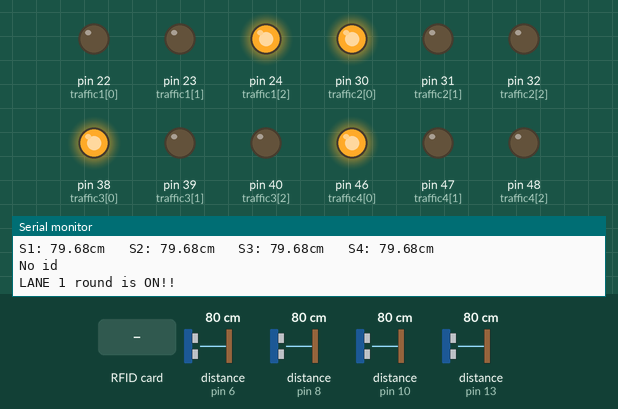
The sketch below on a simulated Arduino Mega 2560, built with avr-gcc and run on an emulated ATmega2560. On the bench: output pins drawn as LEDs (lit = HIGH), the last lines printed to the serial monitor. Wiring (inferred from the names in the program): 4 × ultrasonic range finder: trigger pin 7, echo pin 6 / trigger pin 9, echo pin 8 / trigger pin 11, echo pin 10 / trigger pin 12, echo pin 13. The test bench sets the inputs (shaded band); at power-on: distance to the obstacle (sensors on pin 6, pin 8, pin 10, pin 13) 80 cm. The echo pulse lasts 58.3 µs per cm; pins used as bus, display or sensor lines are not drawn.

Above: at 1.2 s.
1.3 s: distance to the obstacle (sensor on pin 6) set to 23 cm
15.1 s: distance to the obstacle (sensor on pin 6) set to 18 cm
At 16.8 s:
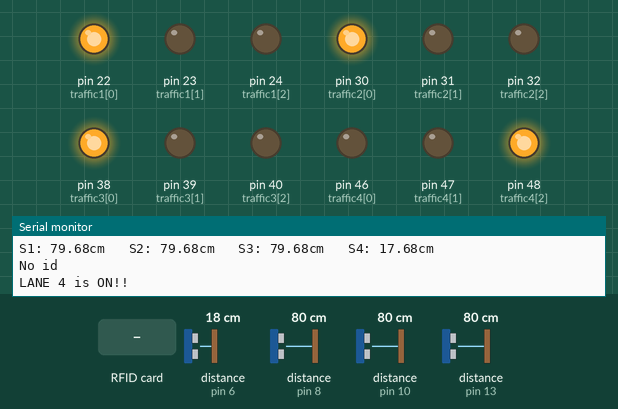
25.7 s: distance to the obstacle (sensor on pin 8) set to 22 cm
33.4 s: distance to the obstacle (sensor on pin 8) set to 18 cm
At 39.3 s:
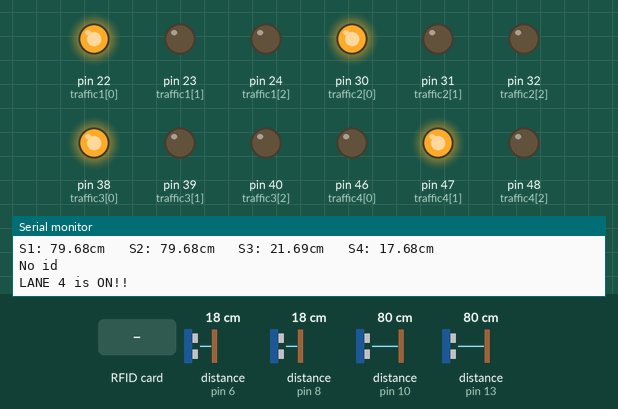
47.2 s: RFID card F3 60 56 1A held to the reader
At 49.3 s:
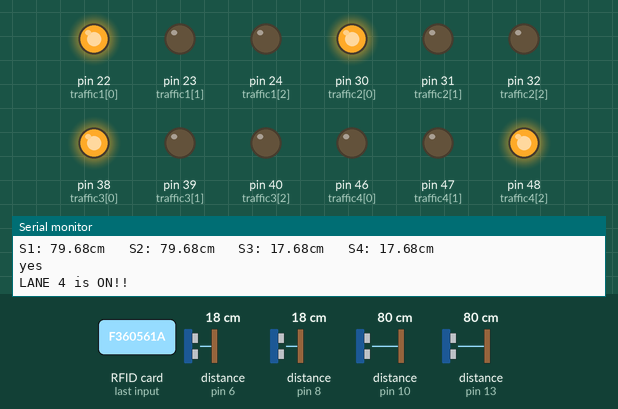
53.2 s: RFID card 03 B0 63 A2 held to the reader
At 63.6 s:
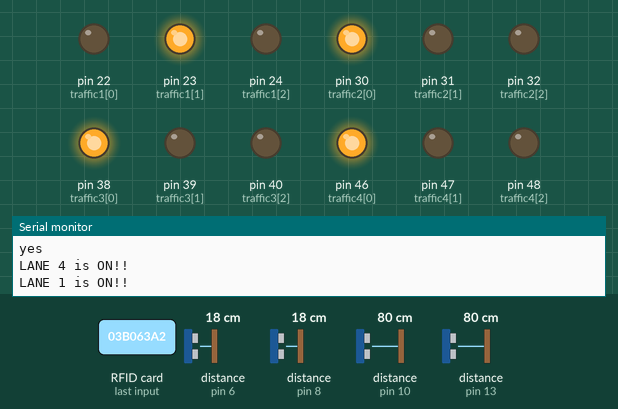
Timing chart, 0 to 65.9 s (numbered marks = the images above; inputs shaded):
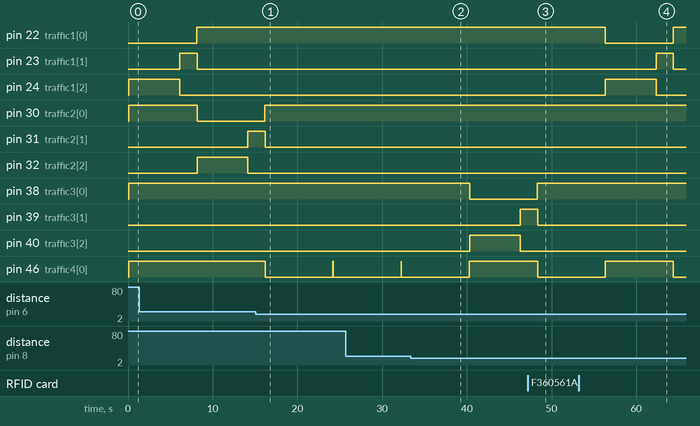

Measured:
- the behaviour switches between 21 and 20 cm on distance to the obstacle (sensor on pin 6) (found by bisection; images 0 and 1)
- the behaviour switches between 21 and 20 cm on distance to the obstacle (sensor on pin 8) (found by bisection; images 1 and 2)
- after the input at 15.1 s, pin 38 (traffic3[0]): stays HIGH (without the input it goes to LOW after 1.1 s); pin 39 (traffic3[1]): stays LOW (without the input it goes to HIGH after 7.1 s)
- after the input at 33.4 s, pin 38 (traffic3[0]): HIGH → LOW after 6.9 s; pin 39 (traffic3[1]): LOW → HIGH after 12.9 s; pin 40 (traffic3[2]): LOW → HIGH after 6.9 s, → LOW 6.0 s later; pin 46 (traffic4[0]): goes on until 40.3 s, then stays HIGH; pin 47 (traffic4[1]): goes on until 40.3 s, then stays LOW
- after the input at 47.2 s, pin 38 (traffic3[0]): goes on until 48.3 s, then stays HIGH; pin 40 (traffic3[2]): stays LOW (without the input it goes to HIGH after 1.2 s); pin 46 (traffic4[0]): HIGH → LOW after 1.2 s; pin 48 (traffic4[2]): LOW → HIGH after 1.2 s
- after the input at 53.2 s, pin 38 (traffic3[0]): stays HIGH (without the input it goes to LOW after 11.2 s); pin 40 (traffic3[2]): stays LOW (without the input it goes to HIGH after 11.2 s)

The sketch:

complete_code_with_RFID.ino
```cpp
#include<TimerOne.h>
#include <Servo.h>
#include <SPI.h>
#include <mfrc522.h>
#define SS_PIN 53
#define RST_PIN 5
byte readCard[4];
String tag[] = {"F360561A","03B063A2","42C1F339","3450CE30"};  // Replace this with the UID of your tag!!!

String tagID = "";
MFRC522 mfrc522(SS_PIN, RST_PIN); // Create MFRC522 instance

volatile int e = 0;

// traffic lights - R,Y,G
int traffic1[] = {22,23,24};
int traffic2[] = {30,31,32};
int traffic3[] = {38,39,40};
int traffic4[] = {46,47,48};

volatile int trig[] = {12,11,9,7};
volatile int echo[] = {13,10,8,6};

volatile float distance[4] = {0,0,0,0};
// volatile int pos[3] = {-45,0,45};
volatile long duration;

int distance_required = 20;

float threshold = 20;

// int e[] = {0,0,0,0};
int yellowdelay = 2000;
int greendelay = 6000;
int reddelay = 3000;
int temp = 0;

void setup() {

  // put your setup code here, to run once:
  Serial.begin(115200);
  Timer1.initialize(1000000000);
  // Timer1.attachInterrupt(detection);
  for(int i=0;i<=2;i++){
    pinMode(traffic1[i],OUTPUT);
    pinMode(traffic2[i],OUTPUT);
    pinMode(traffic3[i],OUTPUT);
    pinMode(traffic4[i],OUTPUT);
  }

  for(int i=0;i<=3;i++){
    pinMode(trig[i],OUTPUT);
    pinMode(echo[i],INPUT);
  }

  SPI.begin(); // SPI bus
  mfrc522.PCD_Init(); // Initialise MFRC522
  // Serial.println("Please scan your RFID TAG");


}


void loop() {
  // traffic light management in lane
  // Serial.println(threshold);
  detection();
  if(threshold>=distance[0] || tagID==tag[0]){
    Serial.println("LANE 1 is ON!!");
    trafficlane1();
  }
  else if(threshold>=distance[1] || tagID==tag[1]){
    Serial.println("LANE 2 is ON!!");
    trafficlane2();
  }

  else if(threshold>=distance[2] || tagID==tag[2]){
    Serial.println("LANE 3 is ON!!");
    trafficlane3();
  }

  else if(threshold>=distance[3] || tagID==tag[3]){
    Serial.println("LANE 4 is ON!!");
    trafficlane4();

  }
  else{
    if (temp == 0){
        Serial.println("LANE 1 round is ON!!");
          trafficlane1();
          temp = temp + 1;
      }
    else if(temp == 1){
        Serial.println("LANE 2 round is ON!!");
          trafficlane2();
          temp = temp + 1;
      }
    else if (temp == 2){
      Serial.println("LANE 3 round is ON!!");
          trafficlane3();
          temp = temp + 1;
      }
    else if (temp>2){
      Serial.println("LANE 4 round is ON!!");
          trafficlane4();
    temp = 0;
      }
 }

 tagID = "" ;
}

void detection(){
  //lane 1,2,3,4 ultrasonic detection of vehicle

  for(int i=0 ; i<4;i++){
    distance[i] = 0;
    digitalWrite(trig[i],LOW);
    delayMicroseconds(2);
    digitalWrite(trig[i],HIGH);
    delayMicroseconds(10);
    digitalWrite(trig[i],LOW);
    duration = pulseIn(echo[i],HIGH);
    distance[i] += (duration * 0.0343)/2;

    Serial.print("S");
    Serial.print(i+1);
    Serial.print(": ");
    Serial.print(distance[i]);
    Serial.print("cm   ");
    Serial.flush();
    Serial1.print("\n");

    }
  Serial.println("");
  readID();
}

void trafficlane1(){
  //lane1
  reset_lanes();
  digitalWrite(traffic1[0],LOW);
  digitalWrite(traffic1[2],HIGH);
  delay(greendelay);
  digitalWrite(traffic1[2],LOW);
  digitalWrite(traffic1[1],HIGH);
  delay(yellowdelay);
  digitalWrite(traffic1[0],HIGH);

}
void trafficlane2(){
  //lane2
  reset_lanes();
  digitalWrite(traffic2[0],LOW);
  digitalWrite(traffic2[2],HIGH);
  delay(greendelay);
  digitalWrite(traffic2[2],LOW);
  digitalWrite(traffic2[1],HIGH);
  delay(yellowdelay);
  digitalWrite(traffic2[0],HIGH);

}
void trafficlane3(){
  //lane3
  reset_lanes();
  digitalWrite(traffic3[0],LOW);
  digitalWrite(traffic3[2],HIGH);
  delay(greendelay);
  digitalWrite(traffic3[2],LOW);
  digitalWrite(traffic3[1],HIGH);
  delay(yellowdelay);
  digitalWrite(traffic3[0],HIGH);

}
void trafficlane4(){
  //lane4
  reset_lanes();
  digitalWrite(traffic4[0],LOW);
  digitalWrite(traffic4[2],HIGH);
  delay(greendelay);
  digitalWrite(traffic4[2],LOW);
  digitalWrite(traffic4[1],HIGH);
  delay(yellowdelay);
  digitalWrite(traffic4[0],HIGH);

}
bool ev(int e){
  while(readID()){
    for(int i;i<4;i++){
      if(i!=e){
        if(tagID==tag[i]){
          Serial.println(tagID);
          return true;
        }
      }
    }
    return false;

  }
}

bool vehicles_other_lanes(int i){
  bool flag = false;
  for(int y=0; y<=3; y++){
    if(i!=y){
      flag|=distance[y]<threshold;
    }
  }
  return flag;
}
bool readID(){
    //Check if a new tag is detected or not. If not return.
    if ( ! mfrc522.PICC_IsNewCardPresent())
    {
      Serial.println("No id");
      return false;
    }
    //Check if a new tag is readable or not. If not return.
    if ( ! mfrc522.PICC_ReadCardSerial())
    {
      Serial.println("Wrong id");
      return false;
    }
    Serial.println("yes");
    if(tagID==tag[0]){
    Serial.println("LANE 1 is ON!!");
    trafficlane1();
  }
  else if(tagID==tag[1]){
    Serial.println("LANE 2 is ON!!");
    trafficlane2();
  }

  else if(tagID==tag[2]){
    Serial.println("LANE 3 is ON!!");
    trafficlane3();
  }

  else if(threshold>=distance[3] || tagID==tag[3]){
    Serial.println("LANE 4 is ON!!");
    trafficlane4();

  }
    tagID = "";
    // Read the 4 byte UID
    for ( uint8_t i = 0; i < 4; i++)
    {
      //readCard[i] = mfrc522.uid.uidByte[i];
      tagID.concat(String(mfrc522.uid.uidByte[i], HEX)); // Convert the UID to a single String
    }
    tagID.toUpperCase();
    mfrc522.PICC_HaltA(); // Stop reading
    return true;
}

void reset_lanes(){
  for(int i=1;i<3;i++){
    digitalWrite(traffic1[i],LOW);
    digitalWrite(traffic2[i],LOW);
    digitalWrite(traffic3[i],LOW);
    digitalWrite(traffic4[i],LOW);
  }

  digitalWrite(traffic1[0],HIGH);
  digitalWrite(traffic2[0],HIGH);
  digitalWrite(traffic3[0],HIGH);
  digitalWrite(traffic4[0],HIGH);

}
```
